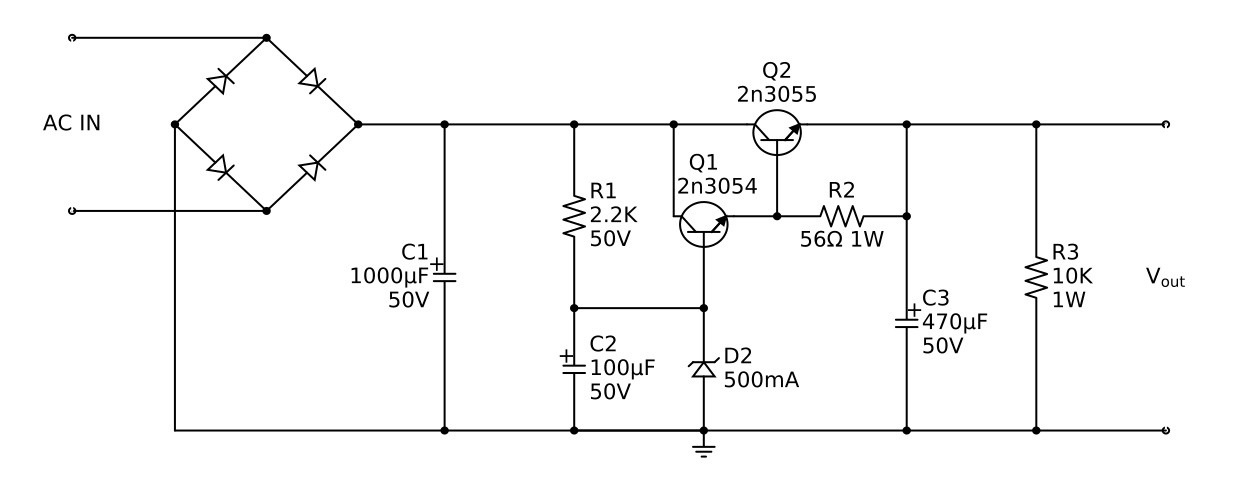

Here is the Python script that generated this plot:
import SchemDraw as schem
import SchemDraw.elements as e

d = schem.Drawing(inches_per_unit=.5, unit=3)
D1 = d.add(e.DIODE, theta=-45)
d.add(e.DOT)
D2 = d.add(e.DIODE, theta=225, reverse=True)
d.add(e.DOT)
D3 = d.add(e.DIODE, theta=135, reverse=True)
d.add(e.DOT)
D4 = d.add(e.DIODE, theta=45)
d.add(e.DOT)

d.add(e.LINE, xy=D3.end, d='left', l=d.unit*1.5)
d.add(e.DOT_OPEN)
d.add(e.GAP, d='up', toy=D1.start, label='AC IN')
d.add(e.LINE, xy=D4.end, d='left', l=d.unit*1.5)
d.add(e.DOT_OPEN)

top = d.add(e.LINE, xy=D2.end, d='right', l=d.unit*3)
Q2 = d.add(e.BJT_NPN_C, anchor='collector', d='up', label='Q2\n2n3055')
d.add(e.LINE, xy=Q2.base, d='down', l=d.unit/2)
Q2b = d.add(e.DOT)
d.add(e.LINE, d='left', l=d.unit/3)
Q1 = d.add(e.BJT_NPN_C, anchor='emitter', d='up', label='Q1\n    2n3054')
d.add(e.LINE, d='up', xy=Q1.collector, toy=top.center)
d.add(e.DOT)

d.add(e.LINE, d='down', xy=Q1.base, l=d.unit/2)
d.add(e.DOT)
d.add(e.ZENER, d='down', reverse=True, botlabel='D2\n500mA')
d.add(e.DOT)
G = d.add(e.GND)
d.add(e.LINE, d='left')
d.add(e.DOT)
d.add(e.CAP_P, botlabel='C2\n100$\mu$F\n50V', d='up', reverse=True)
d.add(e.DOT)
d.push()
d.add(e.LINE, d='right')
d.pop()
d.add(e.RES, d='up', toy=top.end, botlabel='R1\n2.2K\n50V')
d.add(e.DOT)

d.here = [d.here[0]-d.unit, d.here[1]]
d.add(e.DOT)
d.add(e.CAP_P, d='down', toy=G.start, label='C1\n 1000$\mu$F\n50V', flip=True)
d.add(e.DOT)
d.add(e.LINE, xy=G.start, tox=D4.start, d='left')
d.add(e.LINE, d='up', toy=D4.start)

d.add(e.RES, d='right', xy=Q2b.center, label='R2', botlabel='56$\Omega$ 1W')
d.add(e.DOT)
d.push()
d.add(e.LINE, d='up', toy=top.start)
d.add(e.DOT)
d.add(e.LINE, d='left', tox=Q2.emitter)
d.pop()
d.add(e.CAP_P, d='down', toy=G.start, botlabel='C3\n470$\mu$F\n50V')
d.add(e.DOT)
d.add(e.LINE, d='left', tox=G.start, move_cur=False)
d.add(e.LINE, d='right')
d.add(e.DOT)
d.add(e.RES, d='up', toy=top.center, botlabel='R3\n10K\n1W')
d.add(e.DOT)
d.add(e.LINE, d='left', move_cur=False)
d.add(e.LINE, d='right')
d.add(e.DOT_OPEN)
d.add(e.GAP, d='down', toy=G.start, label='$V_{out}$')
d.add(e.DOT_OPEN)
d.add(e.LINE, d='left')

d.draw(showplot=False)
d.save('powersupply.svg')

